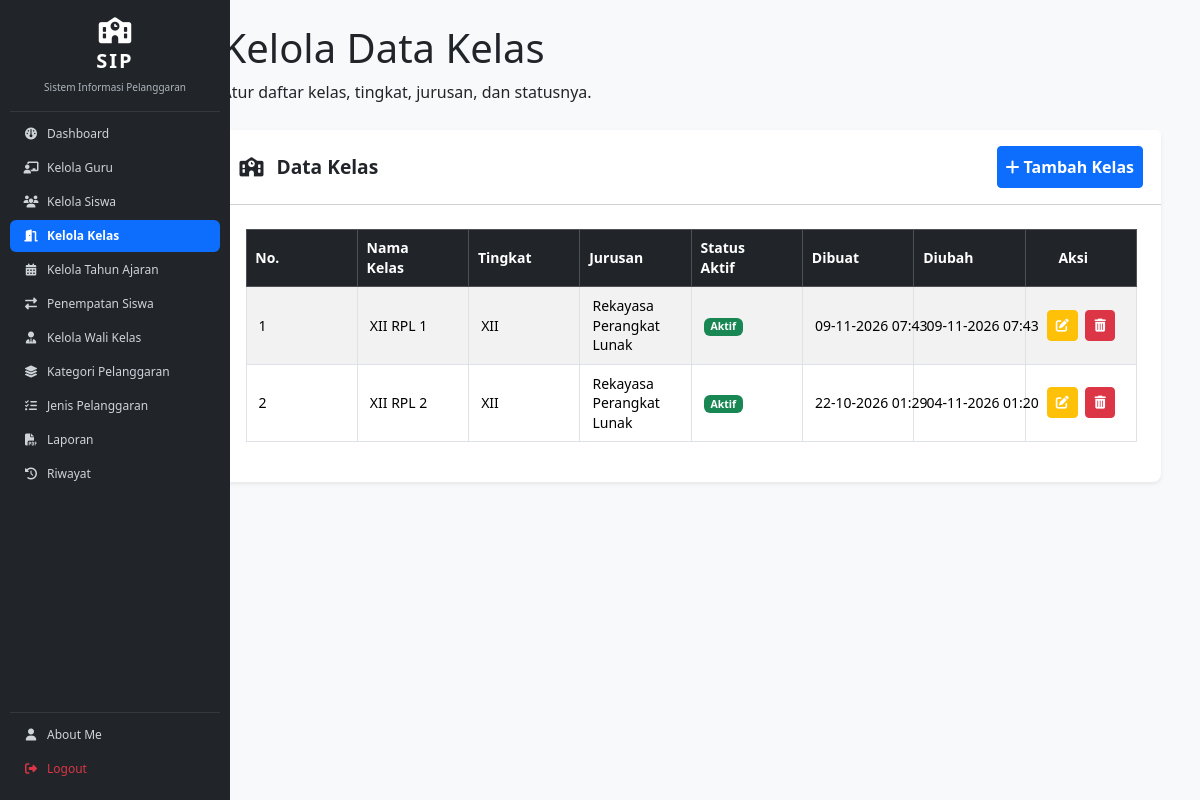
/kelola_kelas.php (signed in), run on an earlier commit of the app's database.
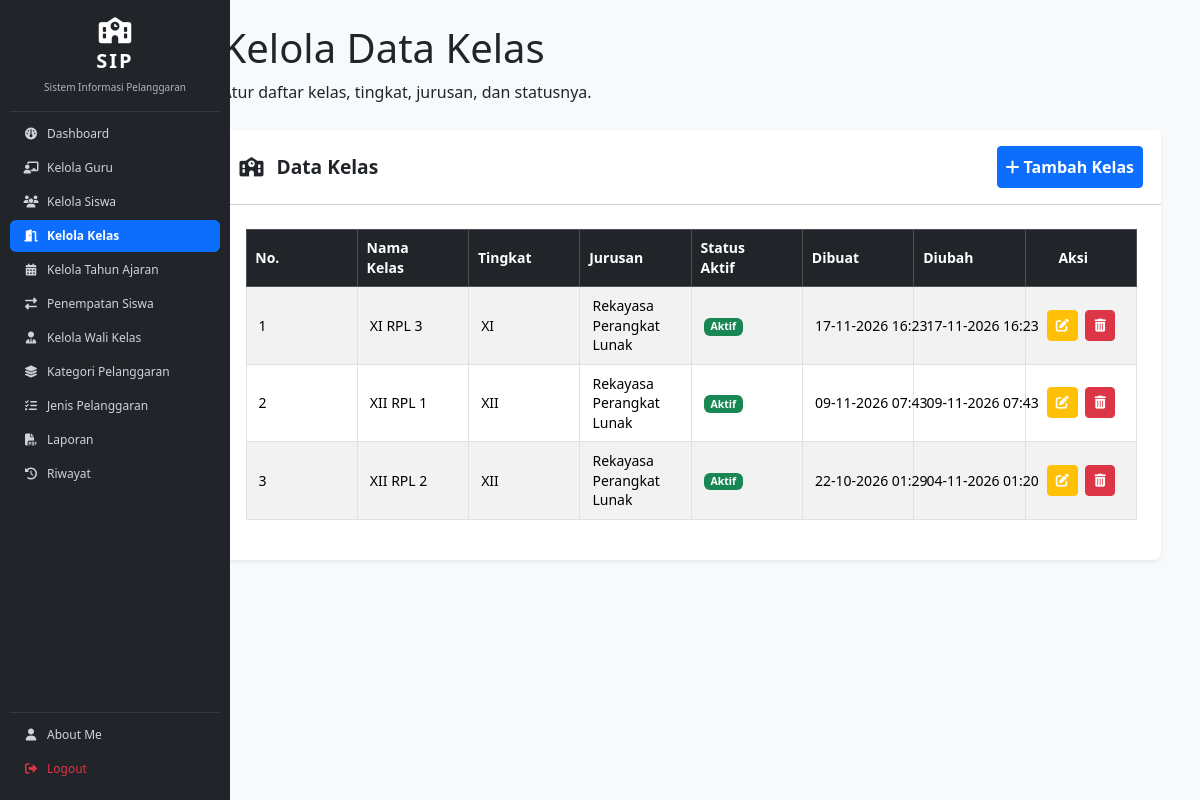
And on a later commit of the database.
### tables this page shows
CREATE TABLE `t_kelas` (
  `id` int(11) NOT NULL,
  `nama` varchar(100) DEFAULT NULL,
  `tingkat` varchar(20) NOT NULL,
  `jurusan` varchar(100) NOT NULL,
  `status_aktif` tinyint(1) NOT NULL,
  `created_at` timestamp NOT NULL DEFAULT current_timestamp(),
  `updated_at` timestamp NOT NULL DEFAULT current_timestamp()
);

### kelola_kelas.php (the view, shortened to what the changed rows need)
<?php
include 'config/koneksi.php';
$sql = "SELECT * FROM t_kelas ORDER BY nama ASC";
$hasil = mysqli_query($koneksi, $sql);
?>
<!DOCTYPE html>
<html lang="id">
<head>
    <link href="https://cdn.jsdelivr.net/npm/bootstrap@5.3.3/dist/css/bootstrap.min.css" rel="stylesheet">
    <link rel="stylesheet" href="https://cdnjs.cloudflare.com/ajax/libs/font-awesome/6.4.0/css/all.min.css">
    <link href="https://cdn.datatables.net/2.3.4/css/dataTables.bootstrap5.min.css" rel="stylesheet">
    <link rel="stylesheet" href="layout/style.css">
</head>
<body class="bg-light">
<div class="container-fluid">
    <div class="row">
        <?php include 'layout/sidebar.php'; ?>
        <main class="col-md-9 ms-sm-auto col-lg-10 p-4">
            <header class="admin-page-header mb-4">
                <h1>Kelola Data Kelas</h1>
            </header>
            <div class="card shadow-sm border-0 rounded-3 mb-5">
                <div class="card-body p-4">
                    <div class="table-responsive">
                        <table id="tabelKelas"
                            class="table table-striped table-bordered table-hover align-middle w-100">
                            <thead class="table-dark">
                                <tr>
                                    <th>No.</th>
                                    <th>Nama Kelas</th>
                                    <th>Tingkat</th>
                                    <th>Jurusan</th>
                                    <th>Status Aktif</th>
                                    <th>Dibuat</th>
                                    <th>Diubah</th>
                                    <th class="text-center action-column">Aksi</th>
                                </tr>
                            </thead>
                            <tbody>
                                <?php if ($hasil): ?>
                                    <?php $no = 1; ?>
                                    <?php while ($row = mysqli_fetch_assoc($hasil)): ?>
                                        <tr>
                                            <td>
                                                <?= $no++ ?>
                                            </td>
                                            <td>
                                                <?= htmlspecialchars($row['nama'] ?? '-') ?>
                                            </td>
                                            <td>
                                                <?= htmlspecialchars($row['tingkat'] ?? '-') ?>
                                            </td>
                                            <td>
                                                <?= htmlspecialchars($row['jurusan'] ?? '-') ?>
                                            </td>
                                            <td>
                                                <?php if ((int)($row['status_aktif'] ?? 0) === 1): ?>
                                                    <span class="badge bg-success">
                                                        Aktif
                                                    </span>
                                                <?php else: ?>
                                                    <span class="badge bg-danger">
                                                        Tidak Aktif
                                                    </span>
                                                <?php endif; ?>
                                            </td>
                                            <td class="text-nowrap">
                                                <?php
                                                $created = $row['created_at'] ?? '';
                                                echo !empty($created)
                                                    ? date('d-m-Y H:i', strtotime($created))
                                                    : '-';
                                                ?>
                                            </td>
                                            <td class="text-nowrap">
                                                <?php
                                                $updated = $row['updated_at'] ?? '';
                                                echo !empty($updated)
                                                    ? date('d-m-Y H:i', strtotime($updated))
                                                    : '-';
                                                ?>
                                            </td>
                                            <td class="text-center text-nowrap action-column">
                                                <a href="edit_kelas.php?id=<?= urlencode($row['id']) ?>"
                                                    class="btn btn-warning btn-sm me-1 fw-semibold text-white"
                                                    title="Edit">
                                                    <i class="fa-solid fa-pen-to-square"></i>
                                                </a>
                                                <a href="hapus_kelas.php?id=<?= urlencode($row['id']) ?>"
                                                    class="btn btn-danger btn-sm fw-semibold"
                                                    title="Hapus"
                                                    onclick="return confirm('Yakin ingin menghapus data kelas ini?');">
                                                    <i class="fa-solid fa-trash-can"></i>
                                                </a>
                                            </td>
                                        </tr>
                                    <?php endwhile; ?>
                                <?php endif; ?>
                            </tbody>
                        </table>
                    </div>
                </div>
            </div>
        </main>
    </div>
</div>
</body>
</html>

What changed in the data, as far as the page shows it:
added t_kelas: nama "XI RPL 3", tingkat "XI", jurusan "Rekayasa Perangkat Lunak", status_aktif "Aktif", created_at "17-11-2026 16:23", updated_at "17-11-2026 16:23"
